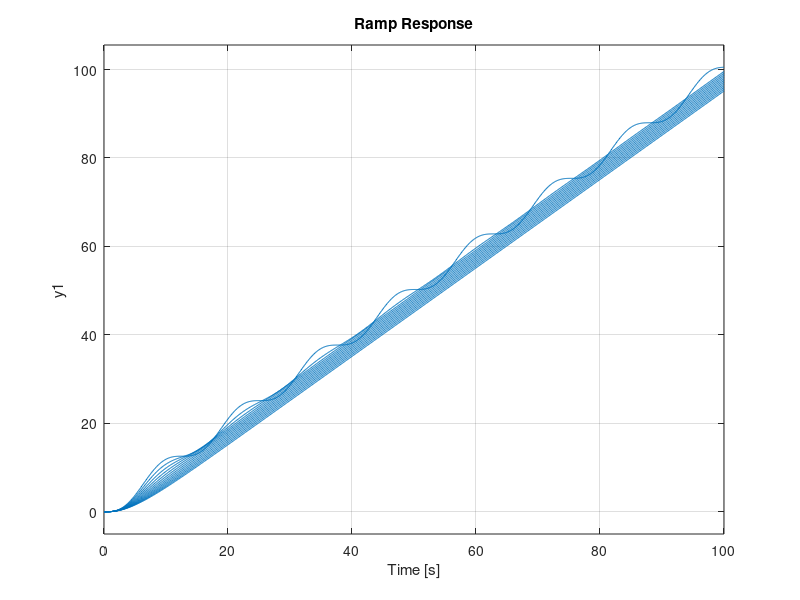

The MATLAB script that drew this image:
t = 0:0.1:100;
wn= 0.5;
for xi=0:0.1:1.2;
sysc = tf ([wn^2],[1 2*xi*wn wn^2]);
figure 1;
hold on;
grid on;
ramp (sysc, t);
end;